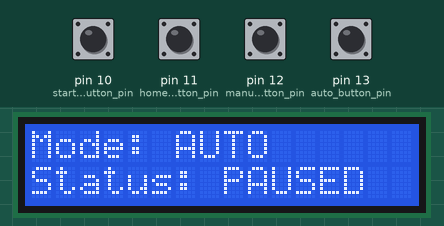
Recording of a sketch running on a simulated Arduino Uno, built with avr-gcc and run on an emulated ATmega328P. Shown: 16×2 character LCD. The inputs (shaded band) are chosen by the test bench; at power-on: pin 10 (start_stop_button_pin), pin 11 (home_button_pin), pin 12 (manual_button_pin), pin 13 (auto_button_pin) HIGH.

Above: at 2.7 s.
2.8 s: pin 10 (start_stop_button_pin) pulled LOW for 0.15 s
At 3.9 s:
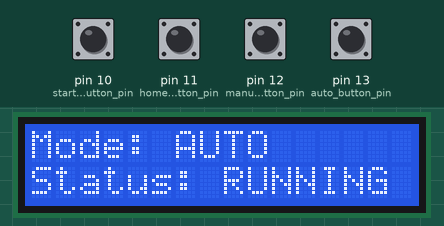
4.4 s: pin 11 (home_button_pin) pulled LOW for 0.15 s
At 5.3 s:
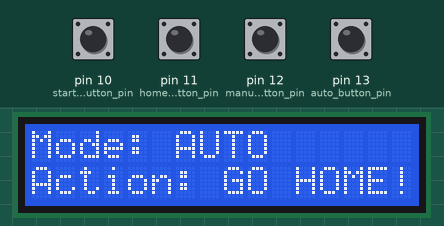
7.5 s: pin 12 (manual_button_pin) pulled LOW for 0.15 s
At 8.6 s:
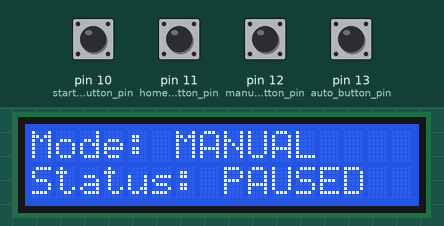
9.1 s: pin 10 (start_stop_button_pin) pulled LOW for 1 s
At 10.0 s:
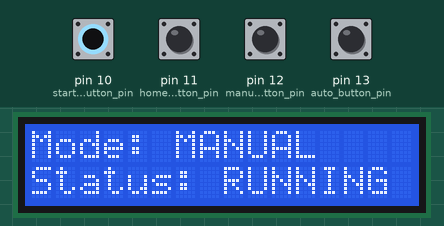
11.6 s: pin 11 (home_button_pin) pulled LOW for 1 s
At 12.3 s:
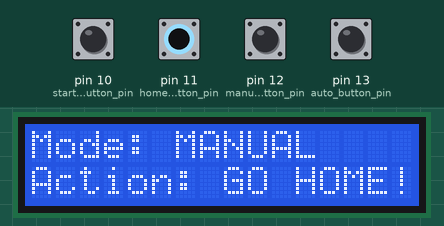
14.7 s: pin 13 (auto_button_pin) pulled LOW for 0.15 s
At 15.0 s:
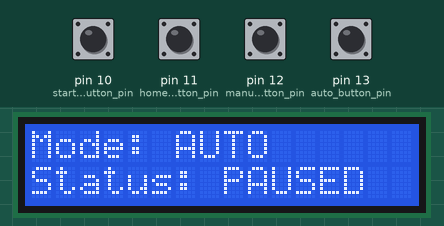
Timing chart, 0 to 17.3 s (numbered marks = the images above; inputs shaded):
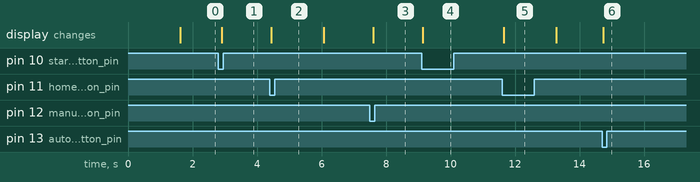

The sketch:

Step_4_Buttons_Test.ino
```cpp
// Gemini 3.1 Pro created tester code for individual components from the code I (with partial assistance from Gemini) wrote for the entire system.

#include <Wire.h>
#include <hd44780.h>
#include <hd44780ioClass/hd44780_I2Cexp.h>

// LCD I2C pins
const int SDA_pin = A4;
const int SCL_pin = A5;

// Buttons pins
const int start_stop_button_pin = 10;
const int home_button_pin = 11;
const int manual_button_pin = 12;
const int auto_button_pin = 13;

hd44780_I2Cexp lcd;

const int LCD_COLS = 16;
const int LCD_ROWS = 2;
const int debounceDelay = 200;

bool isRunning = false;
bool isManual = false;
bool isAuto = true;

int lastStartStopState = HIGH;
int lastHomeButtonState = HIGH;
int lastManualButtonState = HIGH;
int lastAutoButtonState = HIGH;

unsigned long lastButtonPressTime = 0;
unsigned long homeMessageTime = 0;
bool showHomeMessage = false;

void setup() {
  int status = lcd.begin(LCD_COLS, LCD_ROWS);
  if(status) {
    while(1);
  }

  // Initialize the button pins as INPUT_PULLUP
  pinMode(start_stop_button_pin, INPUT_PULLUP);
  pinMode(home_button_pin, INPUT_PULLUP);
  pinMode(manual_button_pin, INPUT_PULLUP);
  pinMode(auto_button_pin, INPUT_PULLUP);

  lcd.backlight();
  lcd.setCursor(0, 0);
  lcd.print("Testing Buttons.");
  delay(1500);
  lcd.clear();
}

void loop() {
  // Read current states
  int currentStartStopButtonState = digitalRead(start_stop_button_pin);
  int currentHomeButtonState = digitalRead(home_button_pin);
  int currentManualButtonState = digitalRead(manual_button_pin);
  int currentAutoButtonState = digitalRead(auto_button_pin);

  // Debounce logic from your main code
  if (millis() - lastButtonPressTime > debounceDelay) {

    // Start/Stop Logic
    if (currentStartStopButtonState == LOW && lastStartStopState == HIGH) {
      isRunning = !isRunning;
      lastButtonPressTime = millis();
    }

    // Home Button Logic
    if (currentHomeButtonState == LOW && lastHomeButtonState == HIGH) {
      showHomeMessage = true;
      homeMessageTime = millis();
      isRunning = false; // Homing stops normal running
      lastButtonPressTime = millis();
    }

    // Manual Button Logic
    if (currentManualButtonState == LOW && lastManualButtonState == HIGH) {
      isManual = true;
      isAuto = false;
      isRunning = false;
      lastButtonPressTime = millis();
    }

    // Auto Button Logic
    if (currentAutoButtonState == LOW && lastAutoButtonState == HIGH) {
      isAuto = true;
      isManual = false;
      isRunning = false;
      lastButtonPressTime = millis();
    }
  }

  // Update last states
  lastStartStopState = currentStartStopButtonState;
  lastHomeButtonState = currentHomeButtonState;
  lastManualButtonState = currentManualButtonState;
  lastAutoButtonState = currentAutoButtonState;

  // --- UI Update ---

  // Row 0: Display Mode
  lcd.setCursor(0, 0);
  if (isAuto) {
    lcd.print("Mode: AUTO      ");
  } else if (isManual) {
    lcd.print("Mode: MANUAL    ");
  }

  // Row 1: Display Status (or Home action override)
  lcd.setCursor(0, 1);
  if (showHomeMessage) {
    lcd.print("Action: GO HOME!");
    // Clear the home message after 1.5 seconds
    if (millis() - homeMessageTime > 1500) {
      showHomeMessage = false;
    }
  } else {
    if (isRunning == false) {
      lcd.print("Status: PAUSED  ");
    } else {
      lcd.print("Status: RUNNING ");
    }
  }

  delay(50); // Tiny delay for screen stability
}
```

Measured:
- after the input at 2.8 s, the display: changes after 0.11 s (image 1)
- after the input at 4.4 s, the display: changes after 0.05 s (image 2)
- after the input at 7.5 s, the display: changes after 0.11 s (image 3)
- after the input at 9.1 s, the display: changes after 0.05 s (image 4)
- after the input at 11.6 s, the display: changes after 0.06 s (image 5)
- after the input at 14.7 s, the display: changes at once (image 6)
